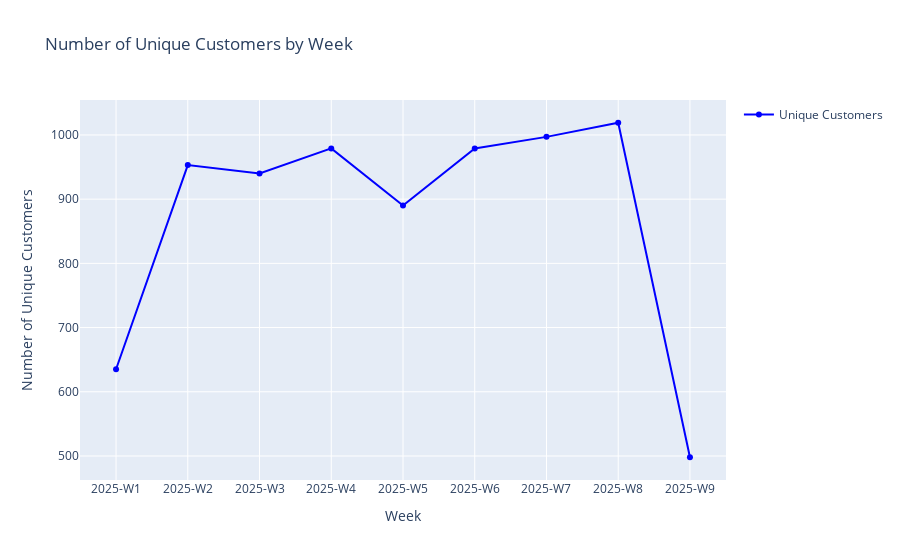

Write notebook code for a chart like this one.
### Code cell
filtered_df['week'] = filtered_df['date (utc)'].dt.isocalendar().week
filtered_df['year'] = filtered_df['date (utc)'].dt.isocalendar().year

weekly_customers = filtered_df.groupby(['year', 'week'])['customer'].nunique().reset_index()

weekly_customers['week_year'] = weekly_customers['year'].astype(str) + '-W' + weekly_customers['week'].astype(str)

fig = go.Figure()

fig.add_trace(go.Scatter(
    x=weekly_customers['week_year'],
    y=weekly_customers['customer'],
    name='Unique Customers',
    line=dict(color='blue')
))

fig.update_layout(
    title='Number of Unique Customers by Week',
    xaxis_title='Week',
    yaxis_title='Number of Unique Customers',
    showlegend=True
)

fig.show()

### Figure 1 — Plotly figure (JSON) as saved in the notebook; plotly's stock layout.template omitted (floating-point values rounded to 4 significant figures)
{"data": [{"line": {"color": "blue"}, "name": "Unique Customers", "type": "scatter", "x": ["2025-W1", "2025-W2", "2025-W3", "2025-W4", "2025-W5", "2025-W6", "2025-W7", "2025-W8", "2025-W9"], "y": [635, 953, 940, 979, 890, 979, 997, 1019, 498]}], "layout": {"showlegend": true, "title": {"text": "Number of Unique Customers by Week"}, "xaxis": {"title": {"text": "Week"}}, "yaxis": {"title": {"text": "Number of Unique Customers"}}}}
